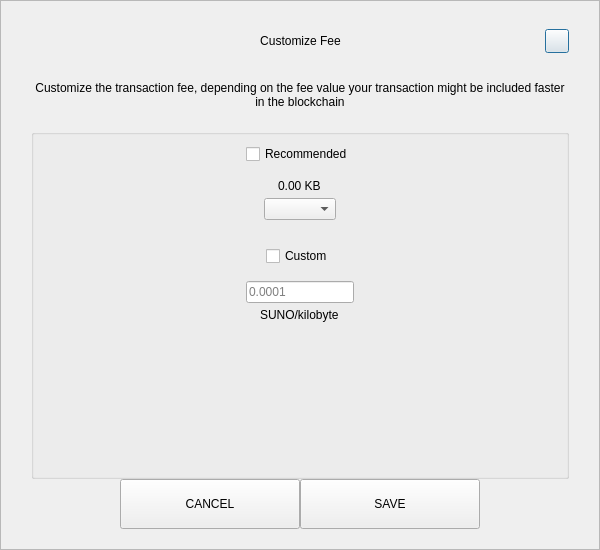
<?xml version="1.0" encoding="UTF-8"?>
<ui version="4.0">
 <class>SendCustomFeeDialog</class>
 <widget class="QDialog" name="SendCustomFeeDialog">
  <property name="geometry">
   <rect>
    <x>0</x>
    <y>0</y>
    <width>600</width>
    <height>550</height>
   </rect>
  </property>
  <property name="windowTitle">
   <string>Form</string>
  </property>
  <layout class="QVBoxLayout" name="verticalLayout_3">
   <property name="spacing">
    <number>0</number>
   </property>
   <property name="leftMargin">
    <number>0</number>
   </property>
   <property name="topMargin">
    <number>0</number>
   </property>
   <property name="rightMargin">
    <number>0</number>
   </property>
   <property name="bottomMargin">
    <number>0</number>
   </property>
   <item>
    <widget class="QFrame" name="frame">
     <property name="styleSheet">
      <string notr="true"/>
     </property>
     <property name="frameShape">
      <enum>QFrame::StyledPanel</enum>
     </property>
     <property name="frameShadow">
      <enum>QFrame::Raised</enum>
     </property>
     <layout class="QVBoxLayout" name="verticalLayout_2">
      <property name="spacing">
       <number>0</number>
      </property>
      <property name="leftMargin">
       <number>30</number>
      </property>
      <property name="topMargin">
       <number>20</number>
      </property>
      <property name="rightMargin">
       <number>30</number>
      </property>
      <property name="bottomMargin">
       <number>20</number>
      </property>
      <item>
       <layout class="QHBoxLayout" name="horizontalLayout_3">
        <property name="spacing">
         <number>0</number>
        </property>
        <item>
         <spacer name="horizontalSpacer_21">
          <property name="orientation">
           <enum>Qt::Horizontal</enum>
          </property>
          <property name="sizeHint" stdset="0">
           <size>
            <width>40</width>
            <height>20</height>
           </size>
          </property>
         </spacer>
        </item>
        <item>
         <widget class="QLabel" name="labelTitle">
          <property name="minimumSize">
           <size>
            <width>0</width>
            <height>40</height>
           </size>
          </property>
          <property name="maximumSize">
           <size>
            <width>16777215</width>
            <height>40</height>
           </size>
          </property>
          <property name="styleSheet">
           <string notr="true">padding-left:24px;</string>
          </property>
          <property name="text">
           <string>Customize Fee</string>
          </property>
          <property name="alignment">
           <set>Qt::AlignCenter</set>
          </property>
          <property name="margin">
           <number>7</number>
          </property>
         </widget>
        </item>
        <item>
         <spacer name="horizontalSpacer">
          <property name="orientation">
           <enum>Qt::Horizontal</enum>
          </property>
          <property name="sizeHint" stdset="0">
           <size>
            <width>40</width>
            <height>20</height>
           </size>
          </property>
         </spacer>
        </item>
        <item>
         <widget class="QPushButton" name="btnEsc">
          <property name="minimumSize">
           <size>
            <width>24</width>
            <height>24</height>
           </size>
          </property>
          <property name="maximumSize">
           <size>
            <width>24</width>
            <height>24</height>
           </size>
          </property>
          <property name="text">
           <string/>
          </property>
         </widget>
        </item>
       </layout>
      </item>
      <item>
       <spacer name="verticalSpacer_2">
        <property name="orientation">
         <enum>Qt::Vertical</enum>
        </property>
        <property name="sizeType">
         <enum>QSizePolicy::Fixed</enum>
        </property>
        <property name="sizeHint" stdset="0">
         <size>
          <width>20</width>
          <height>20</height>
         </size>
        </property>
       </spacer>
      </item>
      <item>
       <widget class="QLabel" name="labelMessage">
        <property name="text">
         <string>Customize the transaction fee, depending on the fee value your transaction might be included faster in the blockchain</string>
        </property>
        <property name="alignment">
         <set>Qt::AlignCenter</set>
        </property>
        <property name="wordWrap">
         <bool>true</bool>
        </property>
       </widget>
      </item>
      <item>
       <spacer name="verticalSpacer_3">
        <property name="orientation">
         <enum>Qt::Vertical</enum>
        </property>
        <property name="sizeType">
         <enum>QSizePolicy::Fixed</enum>
        </property>
        <property name="sizeHint" stdset="0">
         <size>
          <width>20</width>
          <height>20</height>
         </size>
        </property>
       </spacer>
      </item>
      <item>
       <widget class="QGroupBox" name="groupBox">
        <property name="title">
         <string/>
        </property>
        <layout class="QVBoxLayout" name="verticalLayout">
         <property name="leftMargin">
          <number>12</number>
         </property>
         <property name="rightMargin">
          <number>12</number>
         </property>
         <item>
          <layout class="QVBoxLayout" name="verticalLayout_4">
           <property name="spacing">
            <number>5</number>
           </property>
           <item alignment="Qt::AlignHCenter">
            <widget class="QCheckBox" name="checkBoxRecommended">
             <property name="text">
              <string>Recommended</string>
             </property>
            </widget>
           </item>
           <item>
            <spacer name="verticalSpacer_5">
             <property name="orientation">
              <enum>Qt::Vertical</enum>
             </property>
             <property name="sizeType">
              <enum>QSizePolicy::Fixed</enum>
             </property>
             <property name="sizeHint" stdset="0">
              <size>
               <width>20</width>
               <height>10</height>
              </size>
             </property>
            </spacer>
           </item>
           <item alignment="Qt::AlignHCenter">
            <widget class="QLabel" name="labelFee">
             <property name="text">
              <string>0.00 KB</string>
             </property>
            </widget>
           </item>
           <item alignment="Qt::AlignHCenter">
            <widget class="QComboBox" name="comboBoxRecommended"/>
           </item>
          </layout>
         </item>
         <item>
          <spacer name="verticalSpacer">
           <property name="orientation">
            <enum>Qt::Vertical</enum>
           </property>
           <property name="sizeType">
            <enum>QSizePolicy::Fixed</enum>
           </property>
           <property name="sizeHint" stdset="0">
            <size>
             <width>20</width>
             <height>20</height>
            </size>
           </property>
          </spacer>
         </item>
         <item>
          <layout class="QVBoxLayout" name="verticalLayout_5">
           <property name="spacing">
            <number>5</number>
           </property>
           <item alignment="Qt::AlignHCenter">
            <widget class="QCheckBox" name="checkBoxCustom">
             <property name="text">
              <string>Custom</string>
             </property>
            </widget>
           </item>
           <item>
            <spacer name="verticalSpacer_6">
             <property name="orientation">
              <enum>Qt::Vertical</enum>
             </property>
             <property name="sizeType">
              <enum>QSizePolicy::Fixed</enum>
             </property>
             <property name="sizeHint" stdset="0">
              <size>
               <width>20</width>
               <height>10</height>
              </size>
             </property>
            </spacer>
           </item>
           <item alignment="Qt::AlignHCenter">
            <widget class="QLineEdit" name="lineEditCustomFee">
             <property name="placeholderText">
              <string notr="true">0.0001</string>
             </property>
            </widget>
           </item>
           <item alignment="Qt::AlignHCenter">
            <widget class="QLabel" name="labelCustomFee">
             <property name="text">
              <string>SUNO/kilobyte</string>
             </property>
            </widget>
           </item>
          </layout>
         </item>
         <item>
          <spacer name="verticalSpacer_4">
           <property name="orientation">
            <enum>Qt::Vertical</enum>
           </property>
           <property name="sizeHint" stdset="0">
            <size>
             <width>20</width>
             <height>40</height>
            </size>
           </property>
          </spacer>
         </item>
        </layout>
       </widget>
      </item>
      <item>
       <layout class="QHBoxLayout" name="horizontalLayout" stretch="1,2,2,1">
        <item>
         <spacer name="horizontalSpacer1">
          <property name="orientation">
           <enum>Qt::Horizontal</enum>
          </property>
          <property name="sizeHint" stdset="0">
           <size>
            <width>40</width>
            <height>20</height>
           </size>
          </property>
         </spacer>
        </item>
        <item>
         <widget class="QPushButton" name="btnCancel">
          <property name="minimumSize">
           <size>
            <width>180</width>
            <height>50</height>
           </size>
          </property>
          <property name="focusPolicy">
           <enum>Qt::NoFocus</enum>
          </property>
          <property name="text">
           <string>CANCEL</string>
          </property>
         </widget>
        </item>
        <item>
         <widget class="QPushButton" name="btnSave">
          <property name="minimumSize">
           <size>
            <width>180</width>
            <height>50</height>
           </size>
          </property>
          <property name="focusPolicy">
           <enum>Qt::NoFocus</enum>
          </property>
          <property name="text">
           <string>SAVE</string>
          </property>
         </widget>
        </item>
        <item>
         <spacer name="horizontalSpacer_2">
          <property name="orientation">
           <enum>Qt::Horizontal</enum>
          </property>
          <property name="sizeHint" stdset="0">
           <size>
            <width>40</width>
            <height>20</height>
           </size>
          </property>
         </spacer>
        </item>
       </layout>
      </item>
     </layout>
    </widget>
   </item>
  </layout>
 </widget>
 <resources/>
 <connections/>
</ui>
